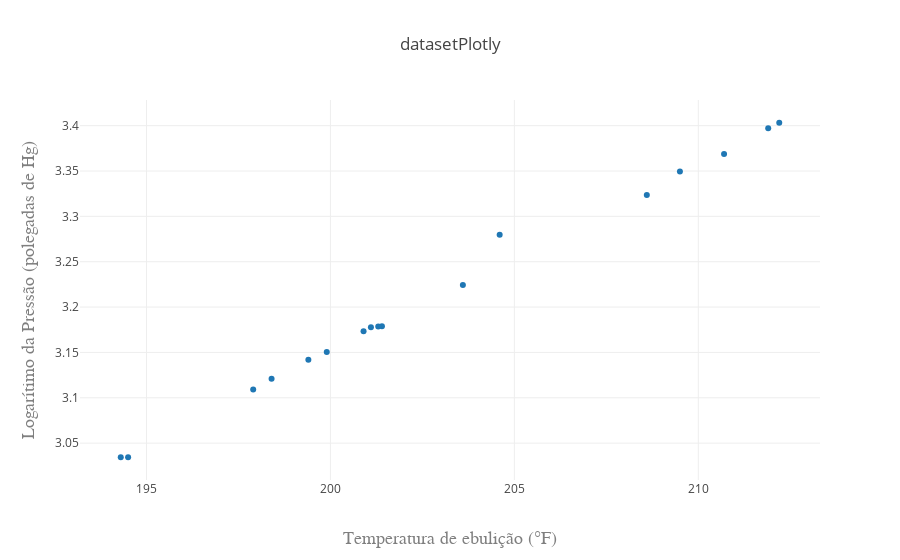

The code cell stored with this chart in its notebook:
### Markdown cell above
Inicialmente um gráfico do Logaritmo da Pressão versus Temperatura de Ebulição foi feito, o resultado pode ser visto na Figura `\ref{fig:dataset02}`.

### Code cell
from math import log

logP = {
    'valores': [log(p) for p in p['valores']], # Aplicando a função logarítimo nos valores da pressão
    'nome':   "Logarítimo da "+ p['nome']
}

y = logP
x = te

plotData(x,y)

### Figure 1 — Plotly figure (JSON) as saved in the notebook; plotly's stock layout.template omitted (floating-point values rounded to 4 significant figures)
{"data": [{"mode": "markers", "name": "dataset", "type": "scatter", "uid": "62c221cc-a1de-11e8-84a2-d05349f0ce53", "x": [194.5, 194.3, 197.9, 198.4, 199.4, 199.9, 200.9, 201.1, 201.4, 201.3, 203.6, 204.6, 209.5, 208.6, 210.7, 211.9, 212.2], "y": [3.034, 3.034, 3.109, 3.121, 3.142, 3.151, 3.173, 3.178, 3.179, 3.178, 3.224, 3.28, 3.35, 3.324, 3.369, 3.397, 3.403]}], "layout": {"title": "datasetPlotly", "xaxis": {"title": "Temperatura de ebulição (°F)", "titlefont": {"color": "#7f7f7f", "family": "Courier New, monospace", "size": 18}}, "yaxis": {"title": "Logarítimo da Pressão (polegadas de Hg)", "titlefont": {"color": "#7f7f7f", "family": "Courier New, monospace", "size": 18}}}}
